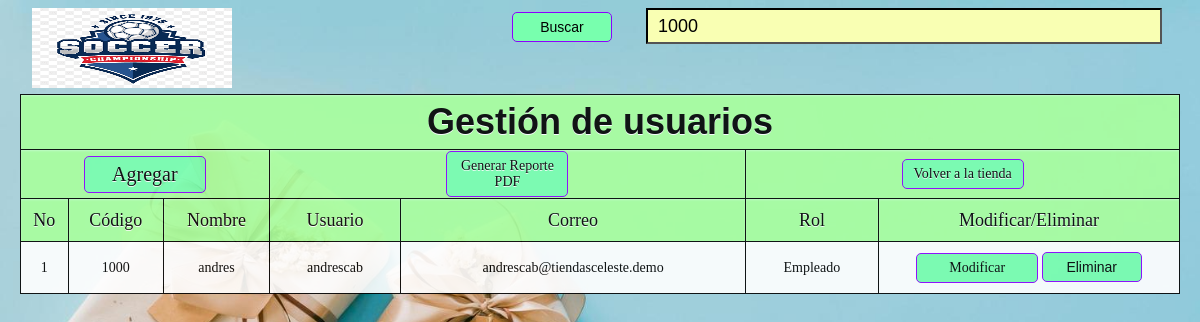
Screenshot of /CRUD/index.php?txtbuscar=1000 (signed in) with the database file from the repository.
### tables this page shows
CREATE TABLE `usuario` (
  `USUACODIGO` int(11) NOT NULL,
  `USUAIDENTIFICACION` varchar(20) DEFAULT NULL,
  `USUATIPOID` varchar(15) DEFAULT NULL,
  `USUANOMBRE` varchar(50) NOT NULL,
  `USUAAPELLIDO` varchar(50) DEFAULT NULL,
  `USUACELULAR` varchar(15) DEFAULT NULL,
  `USUADIRECCION` varchar(50) DEFAULT NULL,
  `USUAUSUARIO` varchar(15) NOT NULL,
  `USUAPASSWORD` varchar(255) NOT NULL,
  `USUA_CORREO` varchar(100) NOT NULL,
  `USUAROLFK` int(11) DEFAULT NULL
);

### php/auth.php (called while the page is built, shortened)
<?php
function e($valor): string
{
    return htmlspecialchars((string) $valor, ENT_QUOTES, 'UTF-8');
}

### CRUD/index.php (the view, shortened to what this page needs)
<?php
require_once __DIR__ . '/../php/auth.php';
require_once __DIR__ . '/conexion.php';
$buscar = trim($_GET['txtbuscar'] ?? '');
if ($buscar !== '') {
    $like = $buscar . '%';
    $stmt = $conexion->prepare('SELECT USUACODIGO, USUANOMBRE, USUAUSUARIO, USUA_CORREO, USUAROLFK FROM usuario WHERE USUACODIGO LIKE ? OR USUANOMBRE LIKE ? ORDER BY USUACODIGO ASC');
    $stmt->bind_param('ss', $like, $like);
    $stmt->execute();
    $usuarios = $stmt->get_result();
} else {
    $usuarios = $conexion->query('SELECT USUACODIGO, USUANOMBRE, USUAUSUARIO, USUA_CORREO, USUAROLFK FROM usuario ORDER BY USUACODIGO ASC');
}
$roles = [ROL_EMPLEADO => 'Empleado', ROL_CLIENTE => 'Cliente'];
?>
<!DOCTYPE html>
<html lang="es">
<head>
    <link rel="stylesheet" href="style.css">
</head>
<body>
    <table border="10">
        <img src="logo.png" id="logon" alt="Tiendas Celeste">
        <div id="barrabuscar">
            <form method="GET">
                <input type="submit" value="Buscar">
                <input type="text" name="txtbuscar" id="cajabuscar" value="<?= e($buscar) ?>" placeholder="&#128270;Ingresa el código o nombre del usuario">
            </form>
        </div>
        <tr><th colspan="7"><h1>Gestión de usuarios</h1></th></tr>
        <tr>
            <th colspan="3"><a style="font-weight: normal; font-size: 20px;" href="#" onclick="abrirform(); return false;">Agregar</a></th>
            <th colspan="2"><a style="font-weight: normal; font-size: 14px;" href="pdf_report.php">Generar Reporte PDF</a></th>
            <th colspan="2"><a style="font-weight: normal; font-size: 14px;" href="../index.php">Volver a la tienda</a></th>
        </tr>
        <tr>
            <th>No</th>
            <th>Código</th>
            <th>Nombre</th>
            <th>Usuario</th>
            <th>Correo</th>
            <th>Rol</th>
            <th>Modificar/Eliminar</th>
        </tr>
        <?php $numerofila = 0; while ($u = $usuarios->fetch_assoc()): $numerofila++; ?>
        <tr>
            <td><?= $numerofila ?></td>
            <td><?= e($u['USUACODIGO']) ?></td>
            <td><?= e($u['USUANOMBRE']) ?></td>
            <td><?= e($u['USUAUSUARIO']) ?></td>
            <td><?= e($u['USUA_CORREO']) ?></td>
            <td><?= e($roles[(int) $u['USUAROLFK']] ?? '—') ?></td>
            <td style="width:26%">
                <a href="editar.php?USUACODIGO=<?= (int) $u['USUACODIGO'] ?>">Modificar</a>
                <form method="POST" action="eliminar.php" style="display:inline"
                      onsubmit="return confirm(<?= e(json_encode('¿Estás seguro de eliminar a ' . $u['USUANOMBRE'] . '?', JSON_UNESCAPED_UNICODE)) ?>)">
                    <input type="submit" value="Eliminar">
                </form>
            </td>
        </tr>
        <?php endwhile; ?>
    </table>
</body>
</html>

### CRUD/style.css (style rules this page uses)
#logon { width:200px ; height:80px; }
body { background-image: url(../assets/images/img01.jpg); background-repeat: no-repeat; background-size: cover; }
table { text-align:center; width: 98%; border-collapse: collapse; border: 1px solid rgb(0, 0, 0); margin:50px auto; background: white; opacity: 0.9; }
th { background: rgb(168, 255, 158); height: 40px; font-weight: lighter; text-shadow: 0 1px 0 #ffffff; color: rgb(0, 0, 0); border: 1px solid #000000; box-shadow: inset 0px 1px 2px rgb(194, 255, 197); transition: all 0.2s; font-size: 18px; }
tr { border-bottom: 1px solid #000000; width:100%; }
td { border: 1px solid #000000; padding: 10px; transition: all 0.2s; font-size: 14px; }
a,input[type="submit"],button { font-size: 14px; text-align:center; width: 100px; display: inline-block; background-color:#78ffae; padding: 6px 10px; border-radius:5px; text-decoration: none; color:rgb(0, 0, 0); border:1px solid rgb(140, 0, 255); cursor:pointer; }
h1 { font-family: sans-serif; margin:5px; }
img { width:100px; height:100px; float:left; position:absolute; margin-left:2%; }
#barrabuscar { color:rgb(0, 0, 0); text-align:right; }
#cajabuscar { width:500px; height:30px; font-size:18px; background-color:#f9ffb3; border-color:rgb(0, 0, 0); padding-left:10px; margin: 0px 30px; }

### rows the page displays
usuario: USUACODIGO "1000", USUANOMBRE "andres", USUAUSUARIO "andrescab", USUA_CORREO "andrescab@tiendasceleste.demo", USUAROLFK "Empleado"
